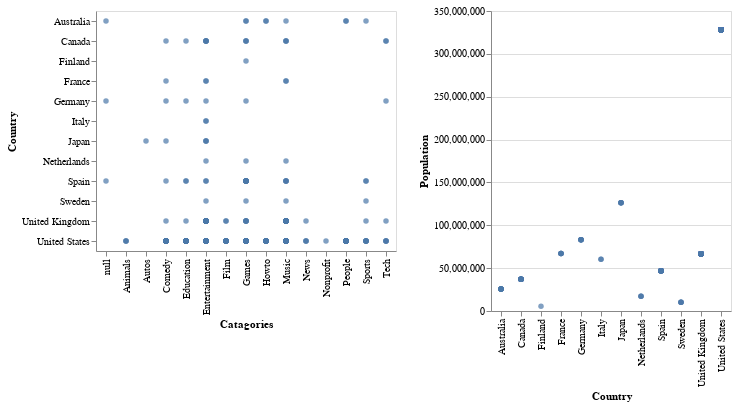

Notebook cell for this chart:
### Code cell
#Test your knowledge. How do we facet charts
c1 = alt.Chart(data).mark_circle().encode(
    x = "Catagories",
    y = "Country",
)

c2 = alt.Chart(data).mark_circle().encode(
    x = "Country",
    y = "Population",
)

c1|c2

### Figure 1 — Vega-Lite specification as saved in the notebook (floating-point values rounded to 4 significant figures; data arrays with more than 128 entries replaced by an {"elided": "..."} marker saying what was removed)
{"config": {"view": {"continuousWidth": 400, "continuousHeight": 300}}, "hconcat": [{"mark": "circle", "encoding": {"x": {"field": "Catagories", "type": "nominal"}, "y": {"field": "Country", "type": "nominal"}}}, {"mark": "circle", "encoding": {"x": {"field": "Country", "type": "nominal"}, "y": {"field": "Population", "type": "quantitative"}}}], "data": {"name": "data-1c6e7046783e2e5ca5bb58a6ee28fa74"}, "$schema": "https://vega.github.io/schema/vega-lite/v4.17.0.json", "datasets": {"data-1c6e7046783e2e5ca5bb58a6ee28fa74": {"elided": "425 records"}}}
